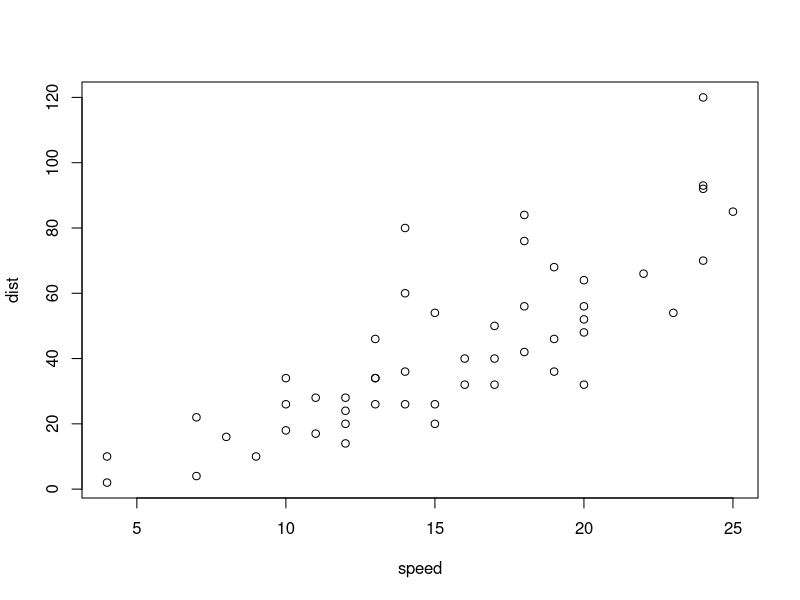
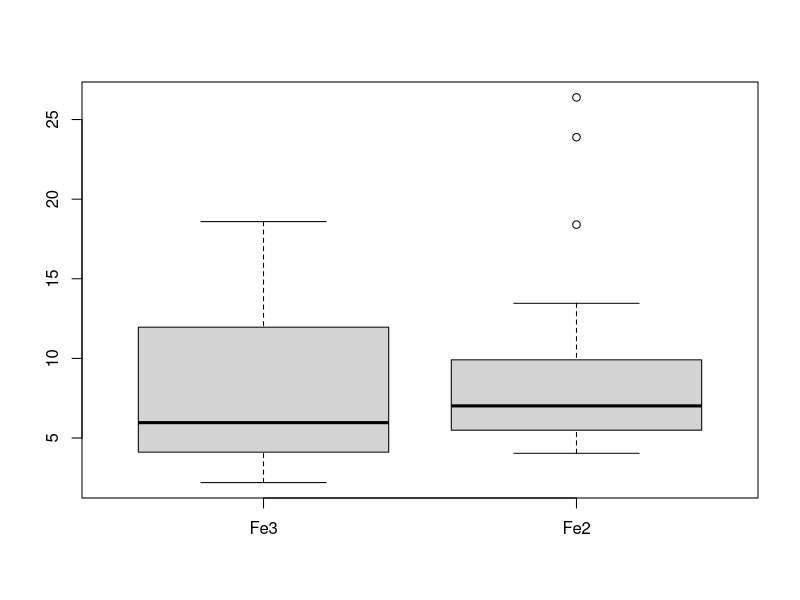
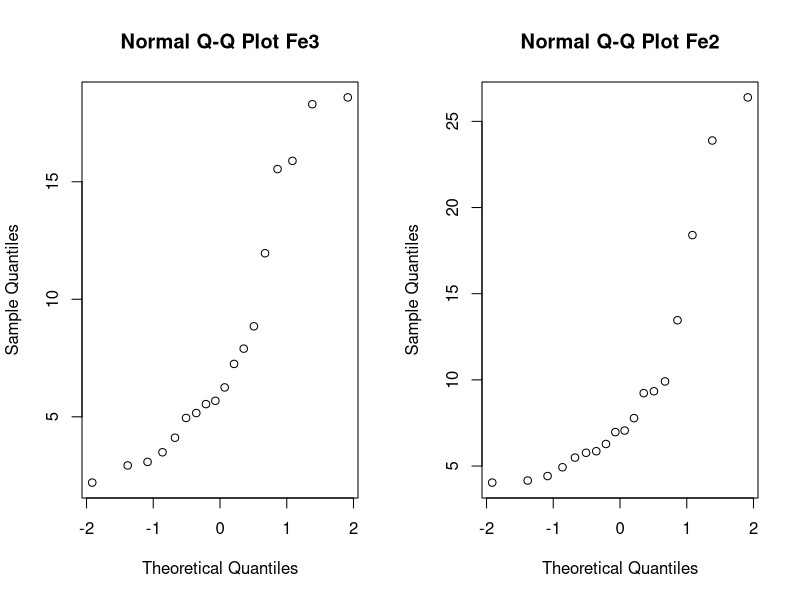
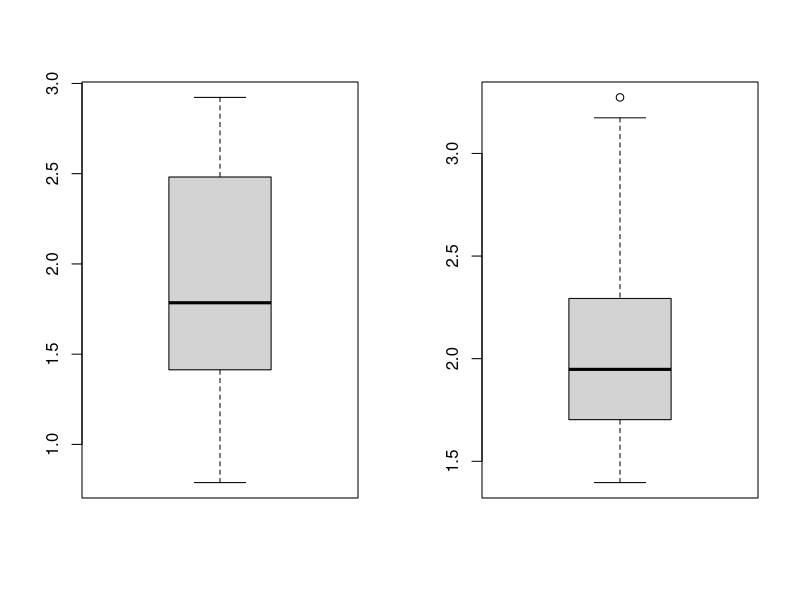
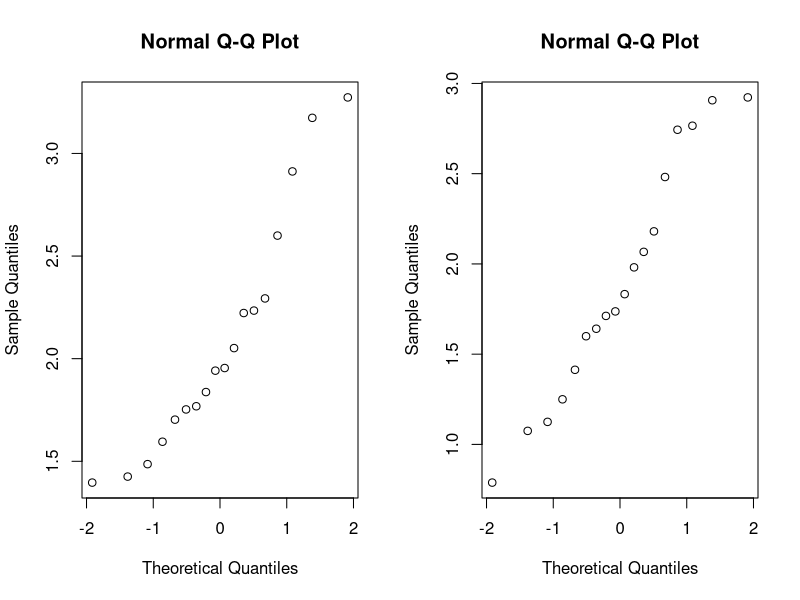

The R script that drew these images, in order:
## ---- chunk 1
plot(cars)
## ---- chunk 2
ratas <- read.table("hierro.txt", header = TRUE)
boxplot(ratas)
#Permite que R use el vector de ratas como si hubieran dos objetos columna
#cada uno con el nombre correspondiente al encabezado
#luego podemos usar esos datos para trabajar con el qqnorm
attach(ratas)
par(mfrow=c(1,2))
qqnorm(Fe3, main ="Normal Q-Q Plot Fe3")
qqnorm(Fe2, main ="Normal Q-Q Plot Fe2")
## ---- chunk 3
lnFe3<-log(Fe3)
lnFe2<-log(Fe2)
print(lnFe3)
print(lnFe2)
boxplot(lnFe3)
boxplot(lnFe2)
par(mfrow=c(1,2))
qqnorm(lnFe2)
qqnorm(lnFe3)
